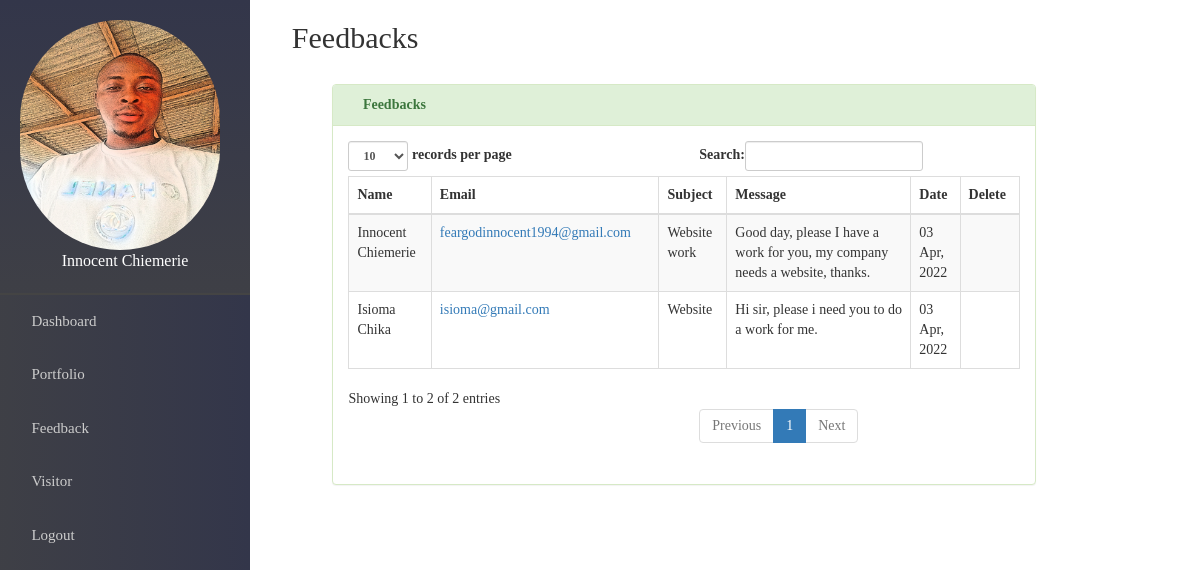
The app's page /admin_emerie/feedback.php (signed in) with its own data.
### tables this page shows
CREATE TABLE IF NOT EXISTS `con_tact` (
`id` int(11) NOT NULL,
  `fullname` varchar(100) NOT NULL,
  `email` varchar(100) NOT NULL,
  `subject` varchar(1000) NOT NULL,
  `message` mediumtext NOT NULL,
  `date` varchar(100) NOT NULL
);

### admin_emerie/feedback.php (the view, shortened to what this page needs)
<?php
include"../connect.php";
?>
<!DOCTYPE HTML>
    <head>
      <link href="../edit.css" rel="stylesheet" media="screen">
      <link href="nav.css" rel="stylesheet" media="screen">
      <link href="../css/bootstrap.min.css" rel="stylesheet" media="screen">
      <link href="../assets/vendor/icofont/icofont.min.css" rel="stylesheet">
      <link href="../assets/vendor/boxicons/css/boxicons.min.css" rel="stylesheet">
      <link href="../assets/vendor/animate.css/animate.min.css" rel="stylesheet">
      <link href="../assets/vendor/remixicon/remixicon.css" rel="stylesheet">
      <link href="../assets/vendor/line-awesome/css/line-awesome.min.css" rel="stylesheet">
      <link href="../assets/vendor/venobox/venobox.css" rel="stylesheet">
      <link href="../assets/vendor/owl.carousel/assets/owl.carousel.min.css" rel="stylesheet">
      <link href="../assets/vendor/aos/aos.css" rel="stylesheet">
    </head>
<body style="">
<?php include "connect/head.php"; ?>
<div class="content">
 <div class="row topcontent ">
 <h2 style="margin-left:10px;"><span class="icofont-comment"></span> Feedbacks</h2><br>
  <div class="row">
    <div class="col-md-1">
    </div>
    <div class="col-md-9" style="overflow-x:auto;">
<div class="panel panel-success">
      <div class="panel-heading"><b> <span class="icofont-check"></span> Feedbacks</b></div>
      <div class="panel-body">
<table class="table table-striped table-bordered table-hover" id="dataTables-example">
    <thead>
       <tr>
       <th>Name</th>
       <th>Email</th>
       <th>Subject</th>
       <th>Message</th>
       <th>Date</th>
       <th>Delete</th>
   </tr>
</thead>
<tbody>
    <?php
           $mysqli1="select * from con_tact order by id desc ";
    $myquery1=mysqli_query($con,$mysqli1) or die(mysqli_error($con));
    while($row2 = mysqli_fetch_object($myquery1))
  {
   ?>
   <tr>
                  <td><?php echo $row2->fullname; ?></td>
                  <td>
                    <a href="mailto:<?php echo $row2->email; ?>" target="_blank">
                      <?php echo $row2->email; ?>
                    </a>
                  </td>
                  <td><?php echo $row2->subject; ?></td>
                  <td>
                    <?php echo $row2->message; ?>
                  </td>
                  <td><?php echo $row2->date; ?></td>
                  <td>
                    <a href="deletefb.php?id=<?php echo $row2->id; ?>" onclick="return confirm('Are you sure you want to delete?')" title="delete Feedback"><span class="icofont-bin h3"></span></a>
                  </td>
                </tr>
               <?php  } ?>
      </tbody>
    </table>
 </div>
    </div>
    </div>
  </div>
</div>
</div>
	</body>
	</html>

### edit.css (style rules this page uses)
* { margin: 0; padding: 0; box-sizing: border-box; font-family: ok; }

### admin_emerie/nav.css (style rules this page uses)
body { margin: 0; font-family:ok; }
div.content { margin-left: 250px; padding: 1px 16px; height: auto; }

### records on screen
con_tact: fullname "Innocent Chiemerie", email "feargodinnocent1994@gmail.com", subject "Website work", message "Good day, please I have a work for you, my company needs a website, thanks.", date "03 Apr, 2022"
con_tact: fullname "Isioma Chika", email "isioma@gmail.com", subject "Website", message "Hi sir, please i need you to do a work for me.", date "03 Apr, 2022"

### other values on screen
$name "Innocent Chiemerie"
